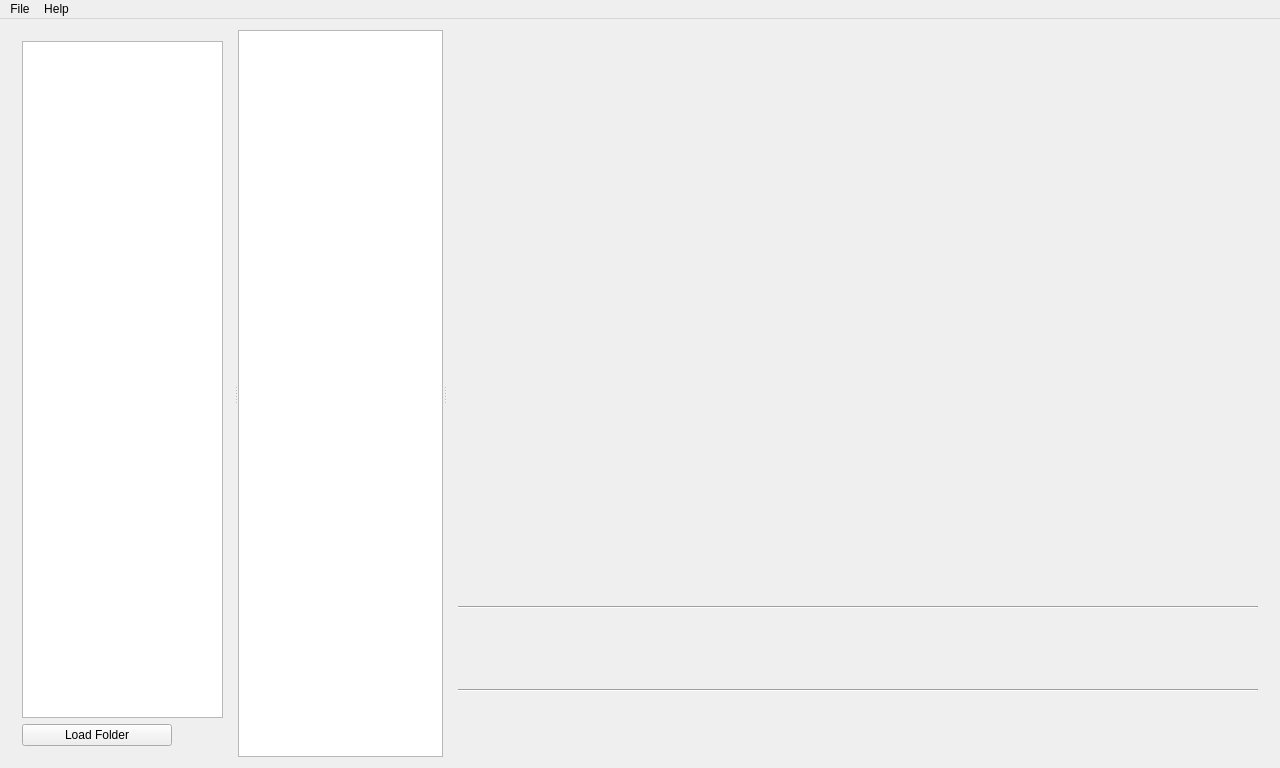
<?xml version="1.0" encoding="UTF-8"?>
<ui version="4.0">
 <class>ImageView</class>
 <widget class="QMainWindow" name="ImageView">
  <property name="geometry">
   <rect>
    <x>0</x>
    <y>0</y>
    <width>1280</width>
    <height>768</height>
   </rect>
  </property>
  <property name="sizePolicy">
   <sizepolicy hsizetype="Expanding" vsizetype="Expanding">
    <horstretch>0</horstretch>
    <verstretch>0</verstretch>
   </sizepolicy>
  </property>
  <property name="minimumSize">
   <size>
    <width>1024</width>
    <height>768</height>
   </size>
  </property>
  <property name="maximumSize">
   <size>
    <width>16777215</width>
    <height>16777215</height>
   </size>
  </property>
  <property name="windowTitle">
   <string>ImageView</string>
  </property>
  <widget class="QWidget" name="centralWidget">
   <layout class="QVBoxLayout" name="verticalLayout_3">
    <item>
     <widget class="QSplitter" name="splitter_2">
      <property name="orientation">
       <enum>Qt::Horizontal</enum>
      </property>
      <widget class="QSplitter" name="splitter">
       <property name="orientation">
        <enum>Qt::Horizontal</enum>
       </property>
       <widget class="QWidget" name="">
        <layout class="QVBoxLayout" name="verticalLayout">
         <item>
          <widget class="QTreeView" name="folderTreeView">
           <property name="minimumSize">
            <size>
             <width>150</width>
             <height>0</height>
            </size>
           </property>
           <property name="maximumSize">
            <size>
             <width>16777215</width>
             <height>16777215</height>
            </size>
           </property>
          </widget>
         </item>
         <item>
          <layout class="QHBoxLayout" name="horizontalLayout_4">
           <item>
            <widget class="QPushButton" name="loadFolderButton">
             <property name="sizePolicy">
              <sizepolicy hsizetype="Expanding" vsizetype="Fixed">
               <horstretch>0</horstretch>
               <verstretch>0</verstretch>
              </sizepolicy>
             </property>
             <property name="minimumSize">
              <size>
               <width>150</width>
               <height>0</height>
              </size>
             </property>
             <property name="maximumSize">
              <size>
               <width>16777215</width>
               <height>16777215</height>
              </size>
             </property>
             <property name="text">
              <string>Load Folder</string>
             </property>
            </widget>
           </item>
           <item>
            <spacer name="horizontalSpacer_9">
             <property name="orientation">
              <enum>Qt::Horizontal</enum>
             </property>
             <property name="sizeHint" stdset="0">
              <size>
               <width>40</width>
               <height>20</height>
              </size>
             </property>
            </spacer>
           </item>
          </layout>
         </item>
        </layout>
       </widget>
       <widget class="QListView" name="fileListView">
        <property name="minimumSize">
         <size>
          <width>150</width>
          <height>0</height>
         </size>
        </property>
        <property name="maximumSize">
         <size>
          <width>16777215</width>
          <height>16777215</height>
         </size>
        </property>
       </widget>
      </widget>
      <widget class="QWidget" name="">
       <layout class="QVBoxLayout" name="verticalLayout_2">
        <item>
         <widget class="QLabel" name="imageNameLabel">
          <property name="sizePolicy">
           <sizepolicy hsizetype="Expanding" vsizetype="Preferred">
            <horstretch>0</horstretch>
            <verstretch>0</verstretch>
           </sizepolicy>
          </property>
          <property name="maximumSize">
           <size>
            <width>16777215</width>
            <height>16777215</height>
           </size>
          </property>
          <property name="text">
           <string/>
          </property>
          <property name="alignment">
           <set>Qt::AlignCenter</set>
          </property>
         </widget>
        </item>
        <item>
         <widget class="QLabel" name="imageLabel">
          <property name="sizePolicy">
           <sizepolicy hsizetype="Expanding" vsizetype="Expanding">
            <horstretch>0</horstretch>
            <verstretch>0</verstretch>
           </sizepolicy>
          </property>
          <property name="minimumSize">
           <size>
            <width>800</width>
            <height>500</height>
           </size>
          </property>
          <property name="maximumSize">
           <size>
            <width>16777215</width>
            <height>16777215</height>
           </size>
          </property>
          <property name="layoutDirection">
           <enum>Qt::LeftToRight</enum>
          </property>
          <property name="text">
           <string/>
          </property>
          <property name="alignment">
           <set>Qt::AlignCenter</set>
          </property>
         </widget>
        </item>
        <item>
         <layout class="QHBoxLayout" name="horizontalLayout_2">
          <item>
           <spacer name="horizontalSpacer">
            <property name="orientation">
             <enum>Qt::Horizontal</enum>
            </property>
            <property name="sizeHint" stdset="0">
             <size>
              <width>40</width>
              <height>20</height>
             </size>
            </property>
           </spacer>
          </item>
          <item>
           <widget class="QLabel" name="imageNumberLabel">
            <property name="sizePolicy">
             <sizepolicy hsizetype="Expanding" vsizetype="Fixed">
              <horstretch>0</horstretch>
              <verstretch>0</verstretch>
             </sizepolicy>
            </property>
            <property name="minimumSize">
             <size>
              <width>100</width>
              <height>0</height>
             </size>
            </property>
            <property name="maximumSize">
             <size>
              <width>16777215</width>
              <height>16777215</height>
             </size>
            </property>
            <property name="text">
             <string/>
            </property>
            <property name="alignment">
             <set>Qt::AlignCenter</set>
            </property>
           </widget>
          </item>
          <item>
           <spacer name="horizontalSpacer_2">
            <property name="orientation">
             <enum>Qt::Horizontal</enum>
            </property>
            <property name="sizeHint" stdset="0">
             <size>
              <width>40</width>
              <height>20</height>
             </size>
            </property>
           </spacer>
          </item>
         </layout>
        </item>
        <item>
         <widget class="Line" name="line_2">
          <property name="orientation">
           <enum>Qt::Horizontal</enum>
          </property>
         </widget>
        </item>
        <item>
         <layout class="QHBoxLayout" name="horizontalLayout_3">
          <item>
           <widget class="QPushButton" name="thumb1">
            <property name="sizePolicy">
             <sizepolicy hsizetype="Fixed" vsizetype="Fixed">
              <horstretch>68</horstretch>
              <verstretch>68</verstretch>
             </sizepolicy>
            </property>
            <property name="minimumSize">
             <size>
              <width>68</width>
              <height>68</height>
             </size>
            </property>
            <property name="text">
             <string/>
            </property>
            <property name="flat">
             <bool>true</bool>
            </property>
           </widget>
          </item>
          <item>
           <widget class="QPushButton" name="thumb2">
            <property name="sizePolicy">
             <sizepolicy hsizetype="Fixed" vsizetype="Fixed">
              <horstretch>68</horstretch>
              <verstretch>68</verstretch>
             </sizepolicy>
            </property>
            <property name="minimumSize">
             <size>
              <width>68</width>
              <height>68</height>
             </size>
            </property>
            <property name="text">
             <string/>
            </property>
            <property name="flat">
             <bool>true</bool>
            </property>
           </widget>
          </item>
          <item>
           <widget class="QPushButton" name="thumb3">
            <property name="sizePolicy">
             <sizepolicy hsizetype="Fixed" vsizetype="Fixed">
              <horstretch>68</horstretch>
              <verstretch>68</verstretch>
             </sizepolicy>
            </property>
            <property name="minimumSize">
             <size>
              <width>68</width>
              <height>68</height>
             </size>
            </property>
            <property name="text">
             <string/>
            </property>
            <property name="flat">
             <bool>true</bool>
            </property>
           </widget>
          </item>
          <item>
           <widget class="QPushButton" name="thumb4">
            <property name="sizePolicy">
             <sizepolicy hsizetype="Fixed" vsizetype="Fixed">
              <horstretch>68</horstretch>
              <verstretch>68</verstretch>
             </sizepolicy>
            </property>
            <property name="minimumSize">
             <size>
              <width>68</width>
              <height>68</height>
             </size>
            </property>
            <property name="text">
             <string/>
            </property>
            <property name="flat">
             <bool>true</bool>
            </property>
           </widget>
          </item>
          <item>
           <widget class="QPushButton" name="thumb5">
            <property name="sizePolicy">
             <sizepolicy hsizetype="Fixed" vsizetype="Fixed">
              <horstretch>68</horstretch>
              <verstretch>68</verstretch>
             </sizepolicy>
            </property>
            <property name="minimumSize">
             <size>
              <width>68</width>
              <height>68</height>
             </size>
            </property>
            <property name="text">
             <string/>
            </property>
            <property name="flat">
             <bool>true</bool>
            </property>
           </widget>
          </item>
          <item>
           <widget class="QPushButton" name="thumb6">
            <property name="sizePolicy">
             <sizepolicy hsizetype="Fixed" vsizetype="Fixed">
              <horstretch>68</horstretch>
              <verstretch>68</verstretch>
             </sizepolicy>
            </property>
            <property name="minimumSize">
             <size>
              <width>68</width>
              <height>68</height>
             </size>
            </property>
            <property name="text">
             <string/>
            </property>
            <property name="flat">
             <bool>true</bool>
            </property>
           </widget>
          </item>
          <item>
           <widget class="QPushButton" name="thumb7">
            <property name="sizePolicy">
             <sizepolicy hsizetype="Fixed" vsizetype="Fixed">
              <horstretch>68</horstretch>
              <verstretch>68</verstretch>
             </sizepolicy>
            </property>
            <property name="minimumSize">
             <size>
              <width>68</width>
              <height>68</height>
             </size>
            </property>
            <property name="text">
             <string/>
            </property>
            <property name="flat">
             <bool>true</bool>
            </property>
           </widget>
          </item>
          <item>
           <widget class="QPushButton" name="thumb8">
            <property name="sizePolicy">
             <sizepolicy hsizetype="Fixed" vsizetype="Fixed">
              <horstretch>68</horstretch>
              <verstretch>68</verstretch>
             </sizepolicy>
            </property>
            <property name="minimumSize">
             <size>
              <width>68</width>
              <height>68</height>
             </size>
            </property>
            <property name="text">
             <string/>
            </property>
            <property name="flat">
             <bool>true</bool>
            </property>
           </widget>
          </item>
          <item>
           <widget class="QPushButton" name="thumb9">
            <property name="sizePolicy">
             <sizepolicy hsizetype="Fixed" vsizetype="Fixed">
              <horstretch>68</horstretch>
              <verstretch>68</verstretch>
             </sizepolicy>
            </property>
            <property name="minimumSize">
             <size>
              <width>68</width>
              <height>68</height>
             </size>
            </property>
            <property name="text">
             <string/>
            </property>
            <property name="flat">
             <bool>true</bool>
            </property>
           </widget>
          </item>
          <item>
           <widget class="QPushButton" name="thumb10">
            <property name="sizePolicy">
             <sizepolicy hsizetype="Fixed" vsizetype="Fixed">
              <horstretch>68</horstretch>
              <verstretch>68</verstretch>
             </sizepolicy>
            </property>
            <property name="minimumSize">
             <size>
              <width>68</width>
              <height>68</height>
             </size>
            </property>
            <property name="text">
             <string/>
            </property>
            <property name="flat">
             <bool>true</bool>
            </property>
           </widget>
          </item>
         </layout>
        </item>
        <item>
         <widget class="Line" name="line">
          <property name="orientation">
           <enum>Qt::Horizontal</enum>
          </property>
         </widget>
        </item>
        <item>
         <layout class="QHBoxLayout" name="horizontalLayout">
          <item>
           <spacer name="horizontalSpacer_7">
            <property name="orientation">
             <enum>Qt::Horizontal</enum>
            </property>
            <property name="sizeHint" stdset="0">
             <size>
              <width>40</width>
              <height>20</height>
             </size>
            </property>
           </spacer>
          </item>
          <item>
           <widget class="QPushButton" name="beginButton">
            <property name="sizePolicy">
             <sizepolicy hsizetype="Fixed" vsizetype="Fixed">
              <horstretch>100</horstretch>
              <verstretch>30</verstretch>
             </sizepolicy>
            </property>
            <property name="minimumSize">
             <size>
              <width>48</width>
              <height>48</height>
             </size>
            </property>
            <property name="maximumSize">
             <size>
              <width>16777215</width>
              <height>16777215</height>
             </size>
            </property>
            <property name="text">
             <string/>
            </property>
            <property name="flat">
             <bool>true</bool>
            </property>
           </widget>
          </item>
          <item>
           <spacer name="horizontalSpacer_5">
            <property name="orientation">
             <enum>Qt::Horizontal</enum>
            </property>
            <property name="sizeType">
             <enum>QSizePolicy::Fixed</enum>
            </property>
            <property name="sizeHint" stdset="0">
             <size>
              <width>5</width>
              <height>20</height>
             </size>
            </property>
           </spacer>
          </item>
          <item>
           <widget class="QPushButton" name="previousButton">
            <property name="sizePolicy">
             <sizepolicy hsizetype="Fixed" vsizetype="Fixed">
              <horstretch>0</horstretch>
              <verstretch>0</verstretch>
             </sizepolicy>
            </property>
            <property name="minimumSize">
             <size>
              <width>48</width>
              <height>48</height>
             </size>
            </property>
            <property name="maximumSize">
             <size>
              <width>16777215</width>
              <height>16777215</height>
             </size>
            </property>
            <property name="text">
             <string/>
            </property>
            <property name="flat">
             <bool>true</bool>
            </property>
           </widget>
          </item>
          <item>
           <spacer name="horizontalSpacer_3">
            <property name="orientation">
             <enum>Qt::Horizontal</enum>
            </property>
            <property name="sizeType">
             <enum>QSizePolicy::Fixed</enum>
            </property>
            <property name="sizeHint" stdset="0">
             <size>
              <width>40</width>
              <height>20</height>
             </size>
            </property>
           </spacer>
          </item>
          <item>
           <widget class="QPushButton" name="slideShowButton">
            <property name="sizePolicy">
             <sizepolicy hsizetype="Fixed" vsizetype="Fixed">
              <horstretch>0</horstretch>
              <verstretch>0</verstretch>
             </sizepolicy>
            </property>
            <property name="minimumSize">
             <size>
              <width>48</width>
              <height>48</height>
             </size>
            </property>
            <property name="maximumSize">
             <size>
              <width>16777215</width>
              <height>16777215</height>
             </size>
            </property>
            <property name="text">
             <string/>
            </property>
            <property name="iconSize">
             <size>
              <width>48</width>
              <height>48</height>
             </size>
            </property>
            <property name="flat">
             <bool>true</bool>
            </property>
           </widget>
          </item>
          <item>
           <spacer name="horizontalSpacer_4">
            <property name="orientation">
             <enum>Qt::Horizontal</enum>
            </property>
            <property name="sizeType">
             <enum>QSizePolicy::Fixed</enum>
            </property>
            <property name="sizeHint" stdset="0">
             <size>
              <width>40</width>
              <height>20</height>
             </size>
            </property>
           </spacer>
          </item>
          <item>
           <widget class="QPushButton" name="nextButton">
            <property name="enabled">
             <bool>true</bool>
            </property>
            <property name="sizePolicy">
             <sizepolicy hsizetype="Fixed" vsizetype="Fixed">
              <horstretch>150</horstretch>
              <verstretch>30</verstretch>
             </sizepolicy>
            </property>
            <property name="minimumSize">
             <size>
              <width>48</width>
              <height>48</height>
             </size>
            </property>
            <property name="maximumSize">
             <size>
              <width>16777215</width>
              <height>16777215</height>
             </size>
            </property>
            <property name="text">
             <string/>
            </property>
            <property name="flat">
             <bool>true</bool>
            </property>
           </widget>
          </item>
          <item>
           <spacer name="horizontalSpacer_6">
            <property name="orientation">
             <enum>Qt::Horizontal</enum>
            </property>
            <property name="sizeType">
             <enum>QSizePolicy::Fixed</enum>
            </property>
            <property name="sizeHint" stdset="0">
             <size>
              <width>5</width>
              <height>20</height>
             </size>
            </property>
           </spacer>
          </item>
          <item>
           <widget class="QPushButton" name="endButton">
            <property name="sizePolicy">
             <sizepolicy hsizetype="Fixed" vsizetype="Fixed">
              <horstretch>100</horstretch>
              <verstretch>30</verstretch>
             </sizepolicy>
            </property>
            <property name="minimumSize">
             <size>
              <width>48</width>
              <height>48</height>
             </size>
            </property>
            <property name="maximumSize">
             <size>
              <width>16777215</width>
              <height>16777215</height>
             </size>
            </property>
            <property name="text">
             <string/>
            </property>
            <property name="flat">
             <bool>true</bool>
            </property>
           </widget>
          </item>
          <item>
           <spacer name="horizontalSpacer_8">
            <property name="orientation">
             <enum>Qt::Horizontal</enum>
            </property>
            <property name="sizeHint" stdset="0">
             <size>
              <width>40</width>
              <height>20</height>
             </size>
            </property>
           </spacer>
          </item>
         </layout>
        </item>
       </layout>
      </widget>
     </widget>
    </item>
   </layout>
  </widget>
  <widget class="QMenuBar" name="menuBar">
   <property name="geometry">
    <rect>
     <x>0</x>
     <y>0</y>
     <width>1280</width>
     <height>21</height>
    </rect>
   </property>
   <widget class="QMenu" name="menuFile">
    <property name="title">
     <string>File</string>
    </property>
    <addaction name="openAction"/>
    <addaction name="exitAction"/>
   </widget>
   <widget class="QMenu" name="menuAbout">
    <property name="title">
     <string>Help</string>
    </property>
    <addaction name="actionAbout_ImageView"/>
   </widget>
   <addaction name="menuFile"/>
   <addaction name="menuAbout"/>
  </widget>
  <action name="actionOpen_Directory">
   <property name="text">
    <string>Open Directory...</string>
   </property>
  </action>
  <action name="actionOpen">
   <property name="text">
    <string>Open...</string>
   </property>
  </action>
  <action name="actionExit">
   <property name="text">
    <string>Exit</string>
   </property>
  </action>
  <action name="openAction">
   <property name="text">
    <string>Open...</string>
   </property>
   <property name="statusTip">
    <string/>
   </property>
  </action>
  <action name="exitAction">
   <property name="text">
    <string>Exit</string>
   </property>
  </action>
  <action name="actionAbout_ImageView">
   <property name="text">
    <string>About ImageView...</string>
   </property>
  </action>
 </widget>
 <layoutdefault spacing="6" margin="11"/>
 <resources/>
 <connections/>
</ui>
